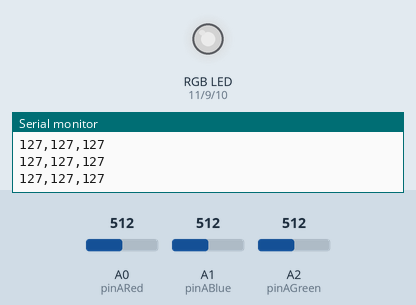
Bench run of a sketch on a simulated Arduino Uno, built with avr-gcc and run on an emulated ATmega328P. On the bench: an RGB LED mixed from three pins (HIGH = lit), the last lines printed to the serial monitor. The test bench sets the inputs (shaded band); at power-on: A0 (pinARed) = 512, A1 (pinABlue) = 512, A2 (pinAGreen) = 512. Dim RGB values are drawn brighter than linear.

Above: at 1.2 s.
1.3 s: A0 (pinARed) set to 716
At 2.4 s:
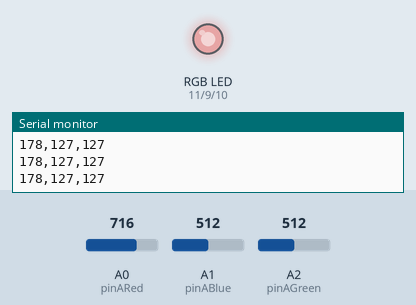
2.8 s: A1 (pinABlue) set to 716
At 4.0 s:
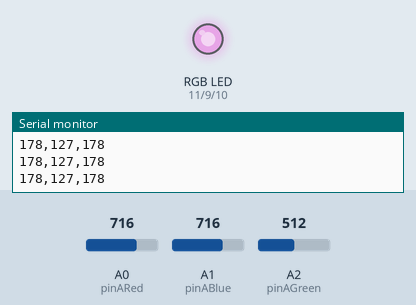
4.3 s: A2 (pinAGreen) set to 716
At 5.5 s:
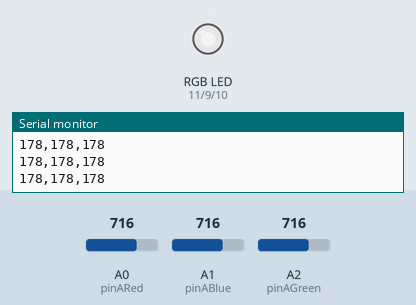
5.8 s: A0 (pinARed) set to 900
At 6.3 s:
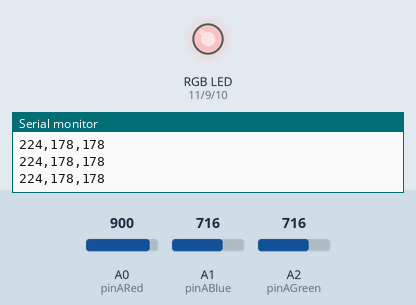
7.3 s: A1 (pinABlue) set to 900
At 8.0 s:
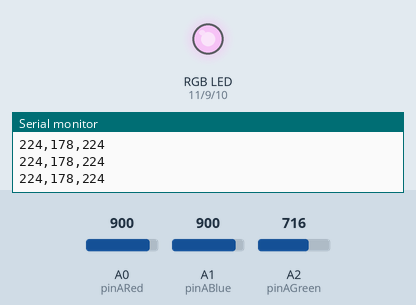
8.8 s: A2 (pinAGreen) set to 900
At 9.7 s:
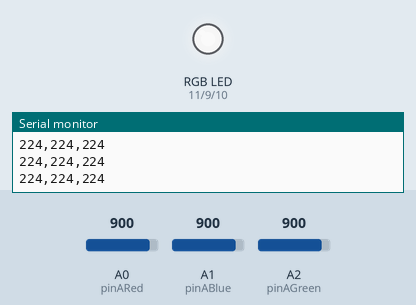
Timing chart, 0 to 11.3 s (numbered marks = the images above; inputs shaded):
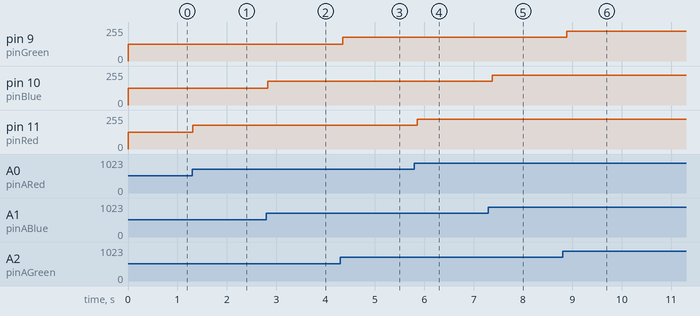

Measured:
- after the input at 1.3 s, pin 11 (pinRed): 127/255 → 178/255 at once
- after the input at 2.8 s, pin 10 (pinBlue): 127/255 → 178/255 at once
- after the input at 4.3 s, pin 9 (pinGreen): 127/255 → 178/255 at once
- after the input at 5.8 s, pin 11 (pinRed): 178/255 → 224/255 after 0.06 s
- after the input at 7.3 s, pin 10 (pinBlue): 178/255 → 224/255 after 0.07 s
- after the input at 8.8 s, pin 9 (pinGreen): 178/255 → 224/255 after 0.09 s

The sketch:

rgb_3pot.ino
```cpp
int pinRed=11,pinBlue=10,pinGreen=9;
int pinARed=A0,pinABlue=A1,pinAGreen=A2;
void setup() {
  Serial.begin(9600);
  }

void loop() {
  int potR=analogRead(pinARed);
  int potG=analogRead(pinAGreen);
  int potB=analogRead(pinABlue);
  int valorRed=map(potR,0,1023,0,255);
  int valorGreen=map(potG,0,1023,0,255);
  int valorBlue=map(potB,0,1023,0,255);
  analogWrite(pinRed,valorRed);
  analogWrite(pinGreen,valorGreen);
  analogWrite(pinBlue,valorBlue);

  Serial.print(valorRed);
  Serial.print(",");
  Serial.print(valorGreen);
  Serial.print(",");
  Serial.println(valorBlue);
  delay(100);
}
```
